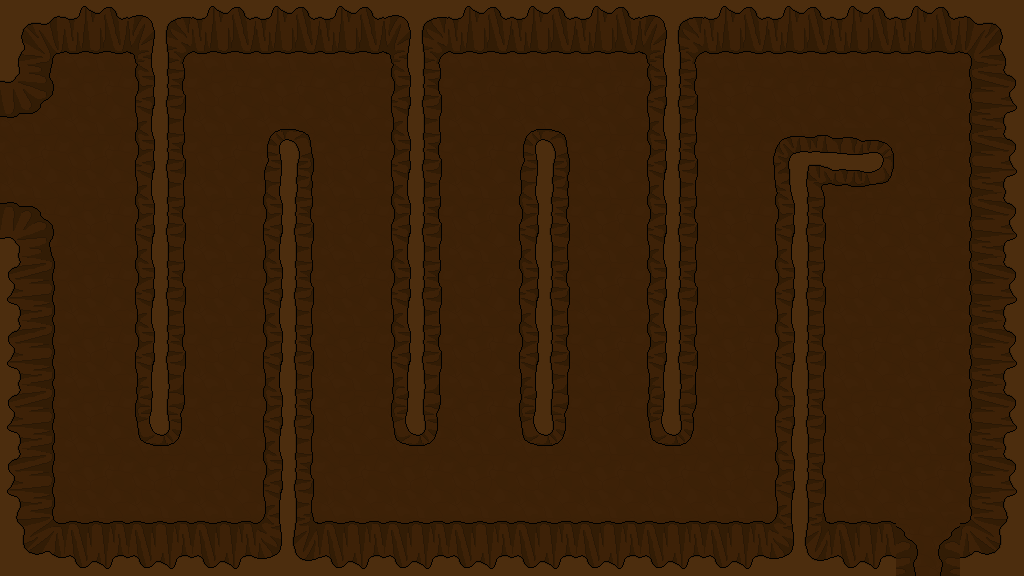

A 2D game scene composited from a Tiled map and its tileset images. What follows is a short description and the map's XML, with every tile layer's data as written:
An orthogonal 16x9 tile map with 64x64 px tiles, 1 tile layer (Tile Layer 1).

<map version="1.0" orientation="orthogonal" width="16" height="9" tilewidth="64" tileheight="64">
 <tileset firstgid="1" name="backgroundTiles" tilewidth="64" tileheight="64">
  <image source="../backgroundTiles.png" width="11840" height="64" />
 </tileset>
 <layer name="Tile Layer 1" width="16" height="9">
  <data encoding="csv">
151,152,165,152,152,152,166,152,152,152,166,152,152,152,152,153,
154,6,168,6,6,6,168,53,53,53,168,6,6,6,6,161,
6,6,168,6,167,6,168,53,167,53,168,6,181,185,6,161,
155,6,168,6,168,6,168,53,168,53,168,6,168,6,6,161,
158,6,168,6,168,6,168,53,168,53,168,6,168,6,6,161,
158,6,168,6,168,6,168,53,168,53,168,6,168,6,6,161,
158,6,176,6,168,6,176,53,176,53,176,6,168,6,6,161,
158,6,6,6,168,6,6,6,6,6,6,6,168,6,6,161,
159,160,160,160,177,160,160,160,160,160,160,160,177,160,9,162
</data>
 </layer>
</map>
